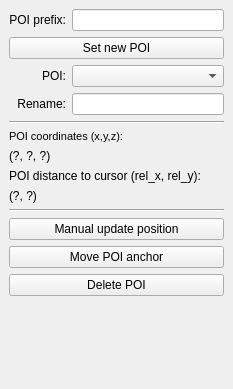
  <widget class="QDockWidget" name="poi_editor_dockWidget">
   <property name="sizePolicy">
    <sizepolicy hsizetype="Minimum" vsizetype="Preferred">
     <horstretch>0</horstretch>
     <verstretch>0</verstretch>
    </sizepolicy>
   </property>
   <property name="minimumSize">
    <size>
     <width>233</width>
     <height>389</height>
    </size>
   </property>
   <property name="windowTitle">
    <string>POI Editor</string>
   </property>
   <attribute name="dockWidgetArea">
    <number>8</number>
   </attribute>
   <widget class="QWidget" name="dockWidgetContents_3">
    <layout class="QVBoxLayout" name="verticalLayout_6">
     <item>
      <layout class="QGridLayout" name="gridLayout_2">
       <item row="7" column="0" colspan="2">
        <widget class="QLabel" name="label_2">
         <property name="text">
          <string>POI distance to cursor (rel_x, rel_y):</string>
         </property>
        </widget>
       </item>
       <item row="8" column="0" colspan="2">
        <widget class="QLabel" name="poi_distance_label">
         <property name="toolTip">
          <string>This text is selectable.  Copy and paste into labnotes.</string>
         </property>
         <property name="text">
          <string>(?, ?)</string>
         </property>
         <property name="textInteractionFlags">
          <set>Qt::LinksAccessibleByMouse|Qt::TextSelectableByKeyboard|Qt::TextSelectableByMouse</set>
         </property>
        </widget>
       </item>
       <item row="9" column="0" colspan="2">
        <widget class="Line" name="line_4">
         <property name="orientation">
          <enum>Qt::Horizontal</enum>
         </property>
        </widget>
       </item>
       <item row="2" column="1">
        <widget class="QComboBox" name="active_poi_ComboBox">
         <property name="sizePolicy">
          <sizepolicy hsizetype="Expanding" vsizetype="Fixed">
           <horstretch>0</horstretch>
           <verstretch>0</verstretch>
          </sizepolicy>
         </property>
         <property name="editable">
          <bool>false</bool>
         </property>
         <property name="insertPolicy">
          <enum>QComboBox::InsertAlphabetically</enum>
         </property>
        </widget>
       </item>
       <item row="5" column="0" colspan="2">
        <widget class="QLabel" name="label_9">
         <property name="font">
          <font>
           <pointsize>8</pointsize>
          </font>
         </property>
         <property name="text">
          <string>POI coordinates (x,y,z):</string>
         </property>
        </widget>
       </item>
       <item row="2" column="0">
        <widget class="QLabel" name="label">
         <property name="text">
          <string>POI:</string>
         </property>
         <property name="alignment">
          <set>Qt::AlignRight|Qt::AlignTrailing|Qt::AlignVCenter</set>
         </property>
        </widget>
       </item>
       <item row="3" column="0">
        <widget class="QLabel" name="label_3">
         <property name="text">
          <string>Rename:</string>
         </property>
         <property name="alignment">
          <set>Qt::AlignRight|Qt::AlignTrailing|Qt::AlignVCenter</set>
         </property>
        </widget>
       </item>
       <item row="11" column="0" colspan="2">
        <widget class="QPushButton" name="move_poi_PushButton">
         <property name="toolTip">
          <string>Set a new position for a named POI, without updating the sample shift (so no movement of any other POIs).  For example, if a POI has been accidentally placed incorrectly.</string>
         </property>
         <property name="text">
          <string>Move POI anchor</string>
         </property>
        </widget>
       </item>
       <item row="4" column="0" colspan="2">
        <widget class="Line" name="line_3">
         <property name="orientation">
          <enum>Qt::Horizontal</enum>
         </property>
        </widget>
       </item>
       <item row="6" column="0" colspan="2">
        <widget class="QLabel" name="poi_coords_label">
         <property name="toolTip">
          <string>This text is selectable.  Copy and paste into labnotes.</string>
         </property>
         <property name="text">
          <string>(?, ?, ?)</string>
         </property>
         <property name="textInteractionFlags">
          <set>Qt::LinksAccessibleByMouse|Qt::TextSelectableByKeyboard|Qt::TextSelectableByMouse</set>
         </property>
        </widget>
       </item>
       <item row="10" column="0" colspan="2">
        <widget class="QPushButton" name="manual_update_poi_PushButton">
         <property name="toolTip">
          <string>Manually specify a new position for a known trackpoint, and update the sample shift accordingly. For example, after manually shifting the sample to re-centre the ROI in the scan range.</string>
         </property>
         <property name="text">
          <string>Manual update position</string>
         </property>
        </widget>
       </item>
       <item row="13" column="0" colspan="2">
        <spacer name="verticalSpacer_2">
         <property name="orientation">
          <enum>Qt::Vertical</enum>
         </property>
         <property name="sizeHint" stdset="0">
          <size>
           <width>20</width>
           <height>40</height>
          </size>
         </property>
        </spacer>
       </item>
       <item row="1" column="0" colspan="2">
        <widget class="QPushButton" name="set_poi_PushButton">
         <property name="toolTip">
          <string>Set current cursor position as a new trackpoint in the ROI map</string>
         </property>
         <property name="text">
          <string>Set new POI</string>
         </property>
        </widget>
       </item>
       <item row="3" column="1">
        <widget class="QLineEdit" name="poi_name_LineEdit">
         <property name="sizePolicy">
          <sizepolicy hsizetype="Expanding" vsizetype="Fixed">
           <horstretch>0</horstretch>
           <verstretch>0</verstretch>
          </sizepolicy>
         </property>
         <property name="toolTip">
          <string>Only alphanumeric characters and underscore are allowed [a-zA-Z0-9_]</string>
         </property>
        </widget>
       </item>
       <item row="12" column="0" colspan="2">
        <widget class="QPushButton" name="delete_poi_PushButton">
         <property name="text">
          <string>Delete POI</string>
         </property>
        </widget>
       </item>
       <item row="0" column="0">
        <widget class="QLabel" name="label_6">
         <property name="text">
          <string>POI prefix:</string>
         </property>
         <property name="alignment">
          <set>Qt::AlignRight|Qt::AlignTrailing|Qt::AlignVCenter</set>
         </property>
        </widget>
       </item>
       <item row="0" column="1">
        <widget class="QLineEdit" name="poi_nametag_LineEdit">
         <property name="toolTip">
          <string>If you enter a string it will be used as default naming scheme for newly added POIs by appending an index number to it</string>
         </property>
        </widget>
       </item>
      </layout>
     </item>
    </layout>
   </widget>
  </widget>
